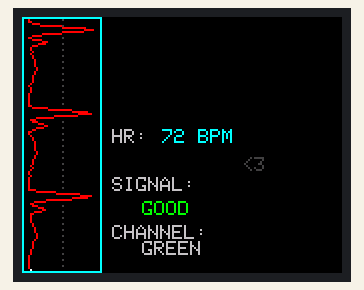
Bench run of a sketch on a simulated Arduino Uno, built with avr-gcc and run on an emulated ATmega328P. Parts: 160×128 colour display. Random numbers use the default seed unless the sketch sets one.

Above: at 0.44 s.
At 2.04 s:
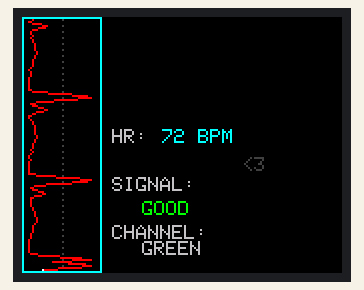
At 8.24 s:
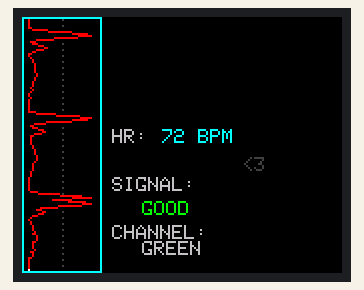
At 16.04 s:
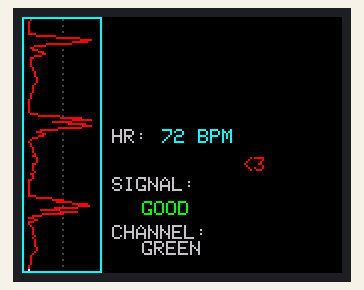
At 24.04 s:
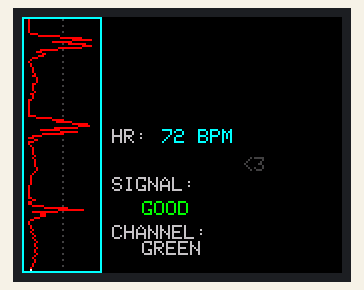
At 39.84 s:
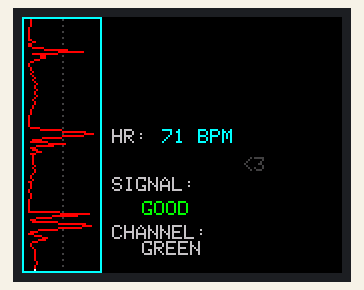

The sketch:

MSP1803_PPG_Demo.ino
```cpp
// MSP1803 TFT Display — Vertical + Hospital UI + Heart Pulse

#include <Adafruit_GFX.h>
#include <Adafruit_ST7735.h>
#include <SPI.h>
#include <math.h>

// PINS
#define TFT_CS 8 // DIGITAL PIN 8
#define TFT_RST 9 // DIGITAL PIN 9
#define TFT_DC 10 // DIGITAL PIN 10

// CREATE TFT OBJECT
Adafruit_ST7735 tft = Adafruit_ST7735(TFT_CS, TFT_DC, TFT_RST);

// SCREEN
#define SCREEN_W 128
#define SCREEN_H 160

// COLOURS
#define C_BLACK 0x0000
#define C_WHITE 0xFFFF
#define C_GREEN 0x07E0
#define C_LIME 0x3FE0
#define C_RED 0xF800
#define C_CYAN 0x07FF
#define C_DARKGREY 0x4208
#define C_LIGHTGREY 0xC618

// GRAPH
#define GRAPH_X 1 // X START ON GRAPH
#define GRAPH_Y 1 // Y START ON GRAPH
#define GRAPH_W 38 // WIDTH OF GRAPH
#define GRAPH_H 126 // HEIGTH OF GRAPH
#define GRAPH_RIGHT (GRAPH_X + GRAPH_W) // RIGHT EDGES X CORDINATE

// SIMULATION (SIM)
#define SIM_BPM 72.0 //72 BPM SIMULATED HEARTRATE
#define SCROLL_MS 200 // WAVEFORM UPDATE SPEED (ms)

// STATE
float simTime = 0.0; // SIMULATION TIME FOR WAVEFORM
float simBPM = SIM_BPM; // CURRENT HEART RATE

int waveBuf[GRAPH_H]; // BUFFER FOR HORIZONTAL PIXELS

long lastUpdate = 0; // TIMESTAMP OF THE LAST WAVEFORM UPDATE
long lastUIUpdate = 0; // TIMESTAMP OF LAST SLOW UI UPDATE
#define UI_UPDATE_MS 1000 // SLOW UI REFRESHAL INTERVAL (ms)

// <3 + LIVE

// TURNED OFF LIVE DOT BECAUSE IT WAS ADDING LAG A BIT
// bool liveDot = false;
bool heartOn = false; // TURNS TRUE WHEN HEART IS RED
int beatFrames = 0; // FRAME COUNTER TO CONTROL HEARTBEAT TIMING

// SETUP
void setup() {
  Serial.begin(115200);

  tft.initR(INITR_BLACKTAB);
  tft.setRotation(3); // DISPLAY ROTATION
  tft.fillScreen(C_BLACK); //CLEAR SCREEN

  for (int i = 0; i < GRAPH_H; i++) {
    float t = (float)i / 50.0; // init time step
    waveBuf[i] = ppgX(t); // fill buffer with PPG values
  }

  simTime = (float)GRAPH_H / 50.0; // init sim time

  drawUI(); // DRAWS INIT UI
}

// LOOP
void loop() {
  long now = millis(); // TIME IN MILLISECONDS

  // FAST WAVEFORM
  if (now - lastUpdate >= SCROLL_MS) {
    lastUpdate = now;

    simTime += 1.0 / 50.0; // INCREMENT SIMULATION TIME
    int newX = ppgX(simTime); // COMPUTE NEXT WAVEFORM X CORDINATE

    //SHIFT WAVEFORM BUFFER BY 1 PIXEL
    for (int i = 0; i < GRAPH_H - 1; i++) {
      waveBuf[i] = waveBuf[i + 1];
    }
    waveBuf[GRAPH_H - 1] = newX; // ADDS NEW VALUE AT BOTTOM

    drawGraph();

    // HEART BEAT TIMING
    beatFrames++; // FRAME COUNTER
    int beatPeriod = (int)(50.0 * 60.0 / simBPM); // FRAMES PER BEAT

    if (beatFrames >= beatPeriod) {
      beatFrames = 0; //RESET FRAME COUNTER
      heartOn = !heartOn; // TOGGLE HEART SYMBOL
      drawHeart(); // REDRAW HEART

      // BPM UPDATES UPON BEAT
      tft.fillRect(70, 56, 60, 10, C_BLACK); //CLEAR PREVIOUS BPM
      tft.setTextColor(C_CYAN);
      tft.setCursor(70, 56);
      tft.print((int)simBPM);
      tft.print(" BPM");
    }
  }

  // SLOW UI
  if (now - lastUIUpdate >= UI_UPDATE_MS) {
    lastUIUpdate = now;
    updateNumbers(); //UPDATES VALUES
  }

  // LIVE DOT DISABLED FOR NOW
  static long lastBlink = 0;
/*  if (now - lastBlink > 500) {
    lastBlink = now;
     liveDot = !liveDot;
    drawLiveDot();
  }*/
}

// GENERATES PPG (SIMULATED HEARTWAVE REPLACE THIS!!!!)
int ppgX(float t) {
// GENERATION STARTS HERE
  float phase = fmod(t * (simBPM / 60.0) * TWO_PI, TWO_PI);

  float systolic = exp(-pow((phase - 0.9) / 0.28, 2));
  float dicrotic = exp(-pow((phase - 1.85) / 0.22, 2)) * 0.28;
  float diastolic = exp(-pow((phase - 3.8) / 1.3, 2)) * 0.12;

  float sig = systolic + dicrotic + diastolic;

  sig += (float)(random(-2, 3)) / 120.0;
  sig = constrain(sig, 0.0, 1.0);
// ENDS HERE
  int px = GRAPH_X + 2 + (int)(sig * (GRAPH_W - 6));
  return constrain(px, GRAPH_X + 1, GRAPH_RIGHT - 1);
}

// GRAPH
void drawGraph() {
  tft.fillRect(GRAPH_X, GRAPH_Y, GRAPH_W, GRAPH_H, C_BLACK); // CLEAR GRAPH ARRAY

  int midX = GRAPH_X + GRAPH_W / 2;
  //DRAW CERTICAL GRID DOTS
  for (int y = GRAPH_Y; y < GRAPH_Y + GRAPH_H; y += 3) {
    tft.drawPixel(midX, y, C_DARKGREY);
  }

  // DRAW WAVEFORM LINES CONNECTING EACH BUFFER POINTS
  for (int i = 1; i < GRAPH_H; i++) {
    tft.drawLine(
      waveBuf[i - 1], GRAPH_Y + i - 1,
      waveBuf[i],     GRAPH_Y + i,
      C_RED
    );
  }

  // DRAW LAST PIXEL IN WHITE FOR CLARITY
  tft.drawPixel(waveBuf[GRAPH_H - 1],
                GRAPH_Y + GRAPH_H - 1,
                C_WHITE);
}

// UI
void drawUI() {
  tft.fillScreen(C_BLACK);

  // MUN JA SEVERIN NIMI
  tft.setCursor(40, 150);
  tft.print("©seve&rasse");

  // Labels for bpm signal and channel
  tft.setTextColor(C_LIGHTGREY);

  tft.setCursor(45, 56);
  tft.print("HR:");

  tft.setCursor(45, 80);
  tft.print("SIGNAL:");

  tft.setCursor(45, 104);
  tft.print("CHANNEL:");

  // GRAPH BORDER
  tft.drawRect(GRAPH_X - 1, GRAPH_Y - 1, GRAPH_W + 2, GRAPH_H + 2, C_CYAN);
  simBPM = SIM_BPM;  // initial BPM
  tft.fillRect(70, 56, 60, 10, C_BLACK);
  tft.setTextColor(C_CYAN);
  tft.setCursor(70, 56);
  tft.print((int)simBPM);
  tft.print(" BPM");

  updateNumbers(); // DRAW INITIAL SIGNAL AND CHANNEL VALUES
  drawHeart(); // DRAW INITIAL HEART SYMBOL

}

// UPDATE VALUES
void updateNumbers() {
  simBPM = SIM_BPM + (float)(random(-2, 3)) * 0.5;

  // HR BEEN MOVED TO BE UPDATED WHENEVER THERES A NEED FOR TI
  // HR
  /*
  tft.fillRect(70, 56, 60, 10, C_BLACK);
  tft.setTextColor(C_CYAN);
  tft.setCursor(70, 56);
  tft.print((int)simBPM);
  tft.print(" BPM");*/

  // SIGNAL
  tft.fillRect(60, 92, 50, 10, C_BLACK);
  tft.setTextColor(C_GREEN);
  tft.setCursor(60, 92);
  tft.print("GOOD");

  // CHANNEL
  tft.fillRect(60, 112, 40, 10, C_BLACK);
  tft.setTextColor(C_LIGHTGREY);
  tft.setCursor(60, 112);
  tft.print("GREEN");
}

// BEATING <3 SYMBOL
void drawHeart() {
  tft.fillRect(110, 68, 16, 12, C_BLACK);
  tft.setTextColor(heartOn ? C_RED : C_DARKGREY);
  tft.setCursor(110, 70);
  tft.print("<3");
}

// LIVE DOT
/*void drawLiveDot() {
  uint16_t color = liveDot ? C_RED : C_DARKGREY;
  tft.fillCircle(120, 6, 3, color);
}*/
```
